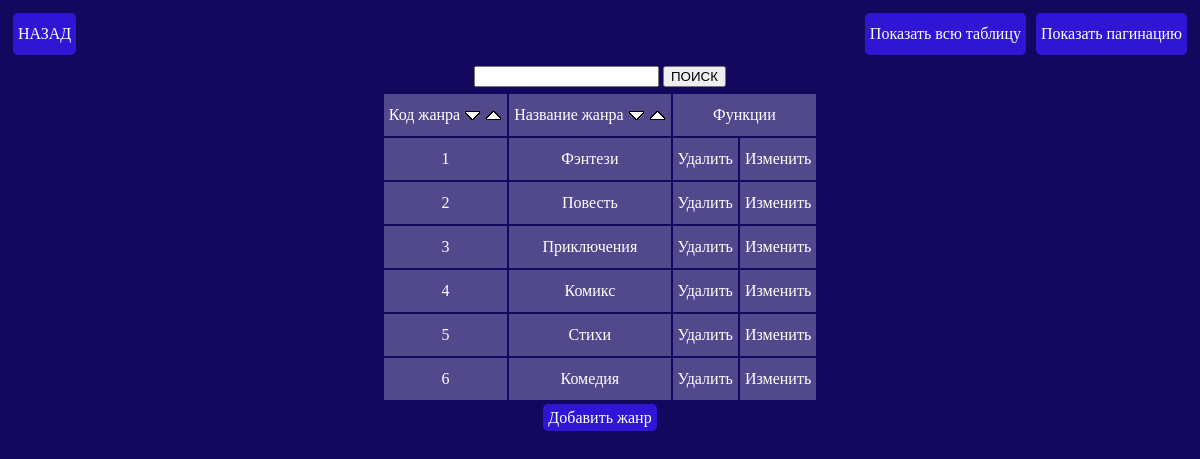
The app's page /table-genres.php with its own data.
### tables this page shows
CREATE TABLE `genres` (
  `G_ID` int(15) NOT NULL COMMENT 'Код жанра',
  `G_NAME` varchar(20) NOT NULL COMMENT 'Название жанра'
);

### table-genres.php (the view, shortened to what this page needs)
<!DOCTYPE html>
<html lang="ru">
<head>
	<link rel="stylesheet" href="css/index.css">
</head>
<body>
	<?php
		include('connect.php');
		if (isset($_GET['page']))
		{
			$page = $_GET['page'];
		}
		else
		{
			$page = 1;
		}
		$kol = 3;
		$art = ($page * $kol) - $kol;
		$res = mysqli_query($link, "SELECT COUNT(*) FROM `genres`");
		$row = mysqli_fetch_row($res);
		$total = $row[0];
		$str_pag = ceil($total / $kol);
	?>
	<div class="menu">
		<a class="button item-back" href="menu_table.php">НАЗАД</a>
		<div class="item-page">
			<a class="button" href="table-genres.php?page=0">Показать всю таблицу</a>
			<a class="button" href="table-genres.php?page=1">Показать пагинацию</a>
		</div>
	</div>
	<div class="box">
		<form class="item-search" method="post">
			<input type="text" name="poisk" value="<?=$_POST['poisk'] ?>">
			<input type="submit" name="submit" value="ПОИСК">
		</form>
		<table class="table">
			<tr>
				<td>
					Код жанра
					<a href="table-genres.php?sort=id_asc">
						<img src="img/sort_asc.png" alt="">
					</a>
					<a href="table-genres.php?sort=id_desc">
						<img src="img/sort_desc.png" alt="">
					</a>
				</td>
				<td>
					Название жанра
					<a href="table-genres.php?sort=name_asc">
						<img src="img/sort_asc.png" alt="">
					</a>
					<a href="table-genres.php?sort=name_desc">
						<img src="img/sort_desc.png" alt="">
					</a>
				</td>
				<td colspan="2">Функции</td>
				</tr>
		<?php
			$poisk = htmlentities(trim($_POST['poisk']));
			if(empty($poisk))
			{
				if($_GET['page'] >= 1)
				{
					$sql_search = "SELECT G_ID, G_NAME FROM `genres` $sort_sql LIMIT $art, $kol";
					$res = mysqli_query($link, $sql_search);
					while ($row = mysqli_fetch_array($res))
					{
						echo '<tr>' .
						"<td>{$row['G_ID']}</td>" .
						"<td>{$row['G_NAME']}</td>" .
						"<td><a href='?del_id={$row['G_ID']}'>Удалить</a></td>".
						"<td><a href='update_genres.php?red_id={$row['G_ID']}'>Изменить</a></td>".
						'</tr>';
					}
					echo '</table>';
					for ($i = 1; $i <= $str_pag; $i++)
					{
						echo  "<a class='button' href=table-genres.php?page=$i>$i</a>";
					}
					echo "<br>";
				}
				else
				{
					$sql_search = "SELECT G_ID, G_NAME FROM `genres` $sort_sql";
					$res = mysqli_query($link, $sql_search);
					while ($row = mysqli_fetch_array($res))
					{
						echo '<tr>' .
						"<td>{$row['G_ID']}</td>" .
						"<td>{$row['G_NAME']}</td>" .
						"<td><a href='?del_id={$row['G_ID']}'>Удалить</a></td>".
						"<td><a href='update_genres.php?red_id={$row['G_ID']}'>Изменить</a></td>".
						'</tr>';
					}
					echo '</table>';
				}
			}
		?>
		<a class="button" href="table_genres_edit.php">Добавить жанр</a>
	</div>
</body>
</html>

### css/index.css (style rules this page uses)
body { background-color: #14085e; color: white; line-height: 2; }
h1, div { text-align: center; }
a { text-decoration: none; color: #ffffff; }
.table { margin: 0 auto; text-align: center; }
.table td { background-color: #52498d; padding: 5px; }
.button { color: white; background-color: #2f16d4; border-radius: 5px; padding: 5px; transition: all 0.5s; margin: 5px; }
.menu { display: flex; justify-content: space-between; flex-direction: row; }
.item-page { display: flex; }
.item-search { margin: 0 auto; }

### records on screen
genres: G_ID "1", G_NAME "Фэнтези"
genres: G_ID "2", G_NAME "Повесть"
genres: G_ID "3", G_NAME "Приключения"
genres: G_ID "4", G_NAME "Комикс"
genres: G_ID "5", G_NAME "Стихи"
genres: G_ID "6", G_NAME "Комедия"
